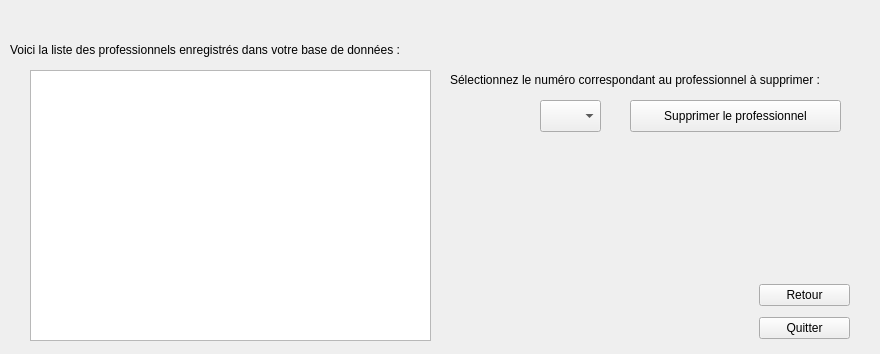
    <widget class="QWidget" name="page_32">
     <widget class="QLabel" name="label_86">
      <property name="geometry">
       <rect>
        <x>10</x>
        <y>40</y>
        <width>451</width>
        <height>20</height>
       </rect>
      </property>
      <property name="text">
       <string>Voici la liste des professionnels enregistrés dans votre base de données :</string>
      </property>
     </widget>
     <widget class="QTextBrowser" name="textBrowser_31">
      <property name="geometry">
       <rect>
        <x>30</x>
        <y>70</y>
        <width>401</width>
        <height>271</height>
       </rect>
      </property>
     </widget>
     <widget class="QComboBox" name="comboBox_7">
      <property name="geometry">
       <rect>
        <x>540</x>
        <y>100</y>
        <width>61</width>
        <height>32</height>
       </rect>
      </property>
     </widget>
     <widget class="QPushButton" name="pushButton_95">
      <property name="geometry">
       <rect>
        <x>630</x>
        <y>100</y>
        <width>211</width>
        <height>32</height>
       </rect>
      </property>
      <property name="text">
       <string>Supprimer le professionnel</string>
      </property>
     </widget>
     <widget class="QWidget" name="verticalLayoutWidget_42">
      <property name="geometry">
       <rect>
        <x>759</x>
        <y>279</y>
        <width>91</width>
        <height>66</height>
       </rect>
      </property>
      <layout class="QVBoxLayout" name="verticalLayout_42">
       <item>
        <widget class="QPushButton" name="pushButton_96">
         <property name="text">
          <string>Retour</string>
         </property>
        </widget>
       </item>
       <item>
        <widget class="QPushButton" name="pushButton_97">
         <property name="text">
          <string>Quitter</string>
         </property>
        </widget>
       </item>
      </layout>
     </widget>
     <widget class="QLabel" name="label_87">
      <property name="geometry">
       <rect>
        <x>450</x>
        <y>70</y>
        <width>421</width>
        <height>20</height>
       </rect>
      </property>
      <property name="text">
       <string>Sélectionnez le numéro correspondant au professionnel à supprimer :</string>
      </property>
     </widget>
     <widget class="QLabel" name="label_88">
      <property name="geometry">
       <rect>
        <x>540</x>
        <y>160</y>
        <width>261</width>
        <height>20</height>
       </rect>
      </property>
      <property name="text">
       <string/>
      </property>
     </widget>
    </widget>
